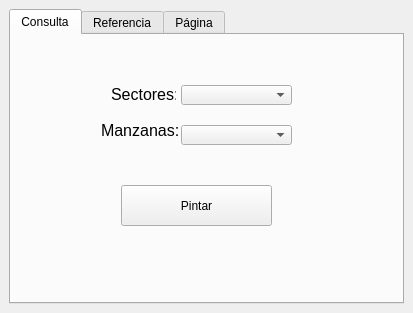
<?xml version="1.0" encoding="UTF-8"?>
<ui version="4.0">
 <class>ActualizacionCatastralDockWidgetBase</class>
 <widget class="QDockWidget" name="ActualizacionCatastralDockWidgetBase">
  <property name="geometry">
   <rect>
    <x>0</x>
    <y>0</y>
    <width>413</width>
    <height>335</height>
   </rect>
  </property>
  <property name="features">
   <set>QDockWidget::AllDockWidgetFeatures</set>
  </property>
  <property name="allowedAreas">
   <set>Qt::RightDockWidgetArea</set>
  </property>
  <property name="windowTitle">
   <string>Actualización Catastral</string>
  </property>
  <widget class="QWidget" name="dockWidgetContents">
   <property name="minimumSize">
    <size>
     <width>413</width>
     <height>313</height>
    </size>
   </property>
   <property name="maximumSize">
    <size>
     <width>413</width>
     <height>313</height>
    </size>
   </property>
   <layout class="QGridLayout" name="gridLayout">
    <item row="0" column="0">
     <widget class="QTabWidget" name="tabWidget">
      <property name="enabled">
       <bool>true</bool>
      </property>
      <property name="sizePolicy">
       <sizepolicy hsizetype="Preferred" vsizetype="Preferred">
        <horstretch>0</horstretch>
        <verstretch>0</verstretch>
       </sizepolicy>
      </property>
      <property name="minimumSize">
       <size>
        <width>395</width>
        <height>295</height>
       </size>
      </property>
      <property name="maximumSize">
       <size>
        <width>395</width>
        <height>295</height>
       </size>
      </property>
      <property name="currentIndex">
       <number>0</number>
      </property>
      <widget class="QWidget" name="tabManzana">
       <attribute name="title">
        <string>Consulta</string>
       </attribute>
       <widget class="QComboBox" name="comboBoxManzanas">
        <property name="geometry">
         <rect>
          <x>170</x>
          <y>90</y>
          <width>111</width>
          <height>20</height>
         </rect>
        </property>
        <property name="cursor">
         <cursorShape>PointingHandCursor</cursorShape>
        </property>
       </widget>
       <widget class="QLabel" name="label_2">
        <property name="geometry">
         <rect>
          <x>90</x>
          <y>80</y>
          <width>81</width>
          <height>31</height>
         </rect>
        </property>
        <property name="font">
         <font>
          <pointsize>12</pointsize>
         </font>
        </property>
        <property name="text">
         <string>Manzanas:</string>
        </property>
       </widget>
       <widget class="QPushButton" name="pushButtonPintar">
        <property name="geometry">
         <rect>
          <x>110</x>
          <y>150</y>
          <width>151</width>
          <height>41</height>
         </rect>
        </property>
        <property name="cursor">
         <cursorShape>PointingHandCursor</cursorShape>
        </property>
        <property name="text">
         <string>Pintar</string>
        </property>
       </widget>
       <widget class="QLabel" name="label">
        <property name="geometry">
         <rect>
          <x>100</x>
          <y>50</y>
          <width>65</width>
          <height>19</height>
         </rect>
        </property>
        <property name="font">
         <font>
          <pointsize>12</pointsize>
         </font>
        </property>
        <property name="text">
         <string>Sectores:</string>
        </property>
       </widget>
       <widget class="QComboBox" name="comboBox">
        <property name="geometry">
         <rect>
          <x>170</x>
          <y>50</y>
          <width>111</width>
          <height>20</height>
         </rect>
        </property>
        <property name="sizePolicy">
         <sizepolicy hsizetype="Preferred" vsizetype="Preferred">
          <horstretch>0</horstretch>
          <verstretch>0</verstretch>
         </sizepolicy>
        </property>
        <property name="cursor">
         <cursorShape>PointingHandCursor</cursorShape>
        </property>
       </widget>
      </widget>
      <widget class="QWidget" name="tabCapas">
       <attribute name="title">
        <string>Referencia</string>
       </attribute>
       <widget class="QPushButton" name="pushButtonCargarCapa">
        <property name="geometry">
         <rect>
          <x>130</x>
          <y>120</y>
          <width>111</width>
          <height>51</height>
         </rect>
        </property>
        <property name="text">
         <string>Cargar</string>
        </property>
       </widget>
       <widget class="QComboBox" name="comboBoxCapas">
        <property name="geometry">
         <rect>
          <x>90</x>
          <y>80</y>
          <width>191</width>
          <height>22</height>
         </rect>
        </property>
       </widget>
       <widget class="QLabel" name="label_3">
        <property name="geometry">
         <rect>
          <x>130</x>
          <y>50</y>
          <width>119</width>
          <height>19</height>
         </rect>
        </property>
        <property name="font">
         <font>
          <pointsize>12</pointsize>
         </font>
        </property>
        <property name="text">
         <string>Seleccionar Capa</string>
        </property>
       </widget>
      </widget>
      <widget class="QWidget" name="tabEdicion">
       <attribute name="title">
        <string>Página</string>
       </attribute>
       <widget class="QPushButton" name="botonActualizar">
        <property name="geometry">
         <rect>
          <x>310</x>
          <y>60</y>
          <width>61</width>
          <height>61</height>
         </rect>
        </property>
        <property name="text">
         <string>Cargar</string>
        </property>
       </widget>
       <widget class="QLineEdit" name="fieldCapa">
        <property name="geometry">
         <rect>
          <x>130</x>
          <y>20</y>
          <width>241</width>
          <height>20</height>
         </rect>
        </property>
        <property name="readOnly">
         <bool>true</bool>
        </property>
       </widget>
       <widget class="QPushButton" name="botonCambiar">
        <property name="geometry">
         <rect>
          <x>310</x>
          <y>140</y>
          <width>61</width>
          <height>61</height>
         </rect>
        </property>
        <property name="text">
         <string>Guardar</string>
        </property>
       </widget>
       <widget class="QTableWidget" name="tableWidgetAtributosEdit">
        <property name="geometry">
         <rect>
          <x>20</x>
          <y>60</y>
          <width>261</width>
          <height>181</height>
         </rect>
        </property>
        <column>
         <property name="text">
          <string>Atributo</string>
         </property>
        </column>
        <column>
         <property name="text">
          <string>Valor</string>
         </property>
        </column>
       </widget>
       <widget class="QLabel" name="labelCapa">
        <property name="geometry">
         <rect>
          <x>20</x>
          <y>20</y>
          <width>101</width>
          <height>20</height>
         </rect>
        </property>
        <property name="text">
         <string>Capa Seleccionada</string>
        </property>
       </widget>
      </widget>
     </widget>
    </item>
   </layout>
  </widget>
 </widget>
 <resources/>
 <connections/>
</ui>
